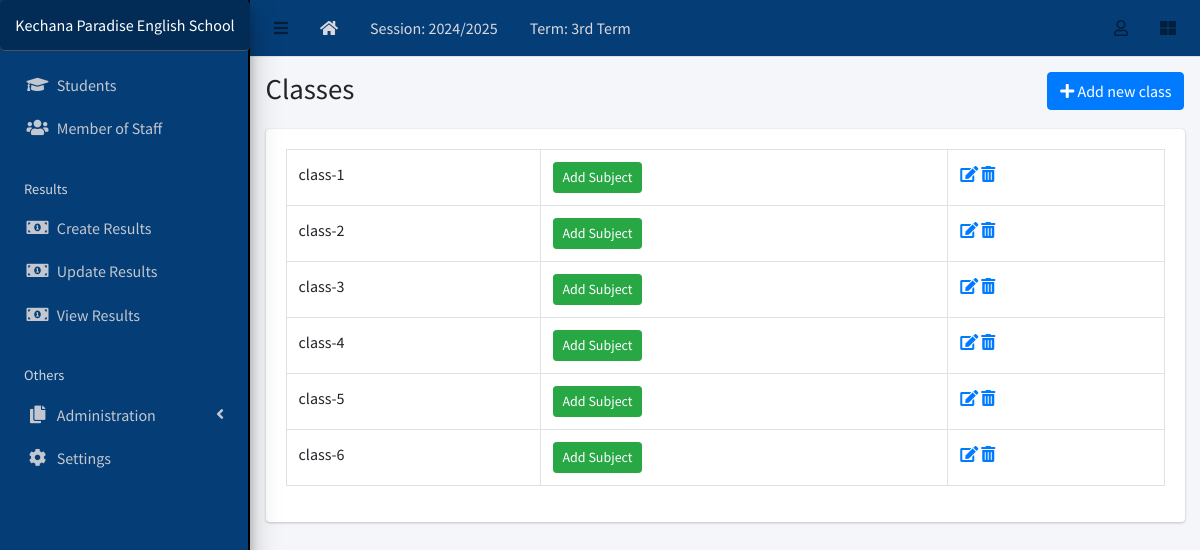
Screenshot of /class/list/ (signed in) with the database file from the repository.
### apps/corecode/models.py (models this page shows, shortened)
class AcademicSession(models.Model):
    name = models.CharField(max_length=200, unique=True)
    current = models.BooleanField(default=True)
    class Meta:
        ordering = ["-name"]

class AcademicTerm(models.Model):
    name = models.CharField(max_length=20, unique=True)
    current = models.BooleanField(default=True)
    class Meta:
        ordering = ["name"]

class SiteConfig(models.Model):
    key = models.SlugField()
    value = models.CharField(max_length=200)

class StudentClass(models.Model):
    name = models.CharField(max_length=200, unique=True)
    class Meta:
        verbose_name = "Class"
        verbose_name_plural = "Classes"
        ordering = ["name"]
    def __str__(self):
        return self.name

### apps/corecode/views.py (the view)
# urls.py: path("class/list/", ClassListView.as_view(), name="classes"),
class ClassListView(LoginRequiredMixin, SuccessMessageMixin, ListView):
    model = StudentClass
    template_name = "corecode/class_list.html"
    def get_context_data(self, **kwargs):
        context = super().get_context_data(**kwargs)
        context["form"] = StudentClassForm()
        return context

### apps/corecode/context_processors.py (called while the page is built)
def site_defaults(request):
    current_session = AcademicSession.objects.get(current=True)
    current_term = AcademicTerm.objects.get(current=True)
    vals = SiteConfig.objects.all()
    contexts = {
        "current_session": current_session.name,
        "current_term": current_term.name,
    }
    for val in vals:
        contexts[val.key] = val.value
    return contexts

### apps/corecode/templates/corecode/class_list.html (shortened to what this page needs)
{% extends 'base.html' %}
{% load widget_tweaks %}
{% block title %}
Classes
{% endblock title %}
{% block breadcrumb %}
  <a class="btn btn-primary" href="#" data-toggle="modal" data-target="#modal1">
    <i class="fa fa-plus"></i>
    Add new class
  </a>
{% endblock breadcrumb %}
{% block content %}
  <div class="row">
    <div class="col-sm-12">
        <table class="table table-bordered">
          <tbody>
            {% for object in object_list %}
            <tr>
              <td>{{ object }}</td>
              <td>
                <a href="{% url 'assign_subjects' %}?class_id={{ object.id }}">
                    <button class="btn btn-sm btn-success">Add Subject</button>
                </a>
            </td>
              <td><a href="{% url 'class-update' object.id %}"><i
                    class="fa fa-edit"></i></a> <a
                  href="{% url 'class-delete' object.id %}"><i
                    class="fa fa-trash-alt"></i></a></td>
            </tr>
            {% endfor %}
          </tbody>
        </table>
    </div>
  </div>
{% endblock content %}

### templates/base.html (shortened to what this page needs)
{% load static %}
<!DOCTYPE html>
<html lang="en">
<head>
  <link rel="stylesheet" href="{% static 'plugins/fontawesome-free/css/all.min.css' %}">
  <link rel="stylesheet" href="{% static 'plugins/toastr/toastr.min.css' %}">
  <link rel="stylesheet"
    href="{% static 'plugins/overlayScrollbars/css/OverlayScrollbars.min.css' %}">
  <link rel="stylesheet" href="{% static 'plugins/Datatables/datatables.min.css' %}" />
  <link rel="stylesheet" href="{% static 'dist/css/adminlte.min.css' %}">
<link rel="stylesheet" href="https://cdn.datatables.net/buttons/2.2.3/css/buttons.dataTables.min.css" />
</head>
<body
  class="hold-transition sidebar-mini layout-fixed layout-navbar-fixed layout-footer-fixed">
  <div class="wrapper">
    <nav class="main-header navbar navbar-expand navbar-white navbar-light">
      <ul class="navbar-nav">
        <li class="nav-item">
          <a class="nav-link" data-widget="pushmenu" href="#" role="button"><i
              class="fas fa-bars"></i></a>
        </li>
        <li class="nav-item d-none d-sm-inline-block">
          <a href="{% url 'home' %} " class="nav-link" style="color: rgb(218, 216, 222);"><i class="fa fa-home"></i></a>
        </li>
        <li class="nav-item d-none d-sm-inline-block">
          <a href="{% url 'current-session' %}" class="nav-link" style="color: rgb(218, 216, 222);">Session: {{ current_session }}</a>
        </li>
        <li class="nav-item d-none d-sm-inline-block">
          <a href="{% url 'current-session' %}" class="nav-link" style="color: rgb(218, 216, 222);">Term: {{ current_term }}</a>
        </li>
      </ul>
      <ul class="navbar-nav ml-auto" style="color: rgb(218, 216, 222);">
        <li class="nav-item dropdown">
          <a class="nav-link" data-toggle="dropdown" href="#">
            <i class="far fa-user"></i>
          </a>
        </li>
        <li class="nav-item">
          <a class="nav-link" data-widget="control-sidebar" data-slide="true"
            href="#" role="button"><i class="fas fa-th-large"></i></a>
        </li>
      </ul>
    </nav>
    <aside class="main-sidebar sidebar-dark-primary elevation-4" >
      <a href="{% url 'home' %}" class="brand-link" style="background-color:rgb(2, 44, 85); color: white; padding: 13px; text-align: center; border-radius: 5px; font-size: 16px;">
        {{ school_name | default:"MySchool" }}
      </a>
      <div class="sidebar">
        <nav class="mt-2">
          <ul class="nav nav-pills nav-sidebar flex-column"
            data-widget="treeview" role="menu" data-accordion="false">
            <li class="nav-item">
              <a href="{% url 'student-list' %}" class="nav-link">
                <i class="nav-icon fas fa-graduation-cap"></i>
                <p>
                  Students
                </p>
              </a>
            </li>
            <li class="nav-item">
              <a href="{% url 'staff-list' %}" class="nav-link">
                <i class="nav-icon fas fa-users"></i>
                <p>
                  Member of Staff
                </p>
              </a>
            </li>
            <li class="nav-header">Results</li>
            <li class="nav-item">
              <a href="{% url 'create-result' %}" class="nav-link">
                <i class="nav-icon fas fa-money-bill-alt"></i>
                <p>
                  Create Results
                </p>
              </a>
            </li>
            <li class="nav-item">
              <a href="{% url 'edit-results' %}" class="nav-link">
                <i class="nav-icon fas fa-money-bill-alt"></i>
                <p>
                  Update Results
                </p>
              </a>
            </li>
            <li class="nav-item">
              <a href="{% url 'view-results' %}" class="nav-link">
                <i class="nav-icon fas fa-money-bill-alt"></i>
                <p>
                  View Results
                </p>
              </a>
            </li>
            <li class="nav-header">Others</li>
            <li class="nav-item has-treeview">
              <a href="#" class="nav-link">
                <i class="nav-icon fas fa-copy"></i>
                <p>
                  Administration
                  <i class="fas fa-angle-left right"></i>
                </p>
              </a>
            </li>
            <li class="nav-item">
              <a href="{% url 'configs' %}" class="nav-link">
                <i class="nav-icon fas fa-cog"></i>
                <p>
                  Settings
                </p>
              </a>
            </li>
          </ul>
        </nav>
      </div>
    </aside>
    <div class="content-wrapper">
      <section class="content-header">
        <div class="container-fluid">
          <div class="row mb-1">
            <div class="col-sm-8">
              <h1>{% block title %}{% endblock title %}</h1>
            </div>
            <div class="col-sm-4">
              <ol class="breadcrumb float-sm-right">
                <li class="breadcrumb-item">{% block breadcrumb %}{% endblock breadcrumb %}</li>
              </ol>
            </div>
          </div>
        </div>
      </section>
      <section class="content">
        <div class="container-fluid">
          <div class="row">
            <div class="col-md-12">
              {% block fullcard %}
              <div class="card">
                <div class="card-body">
                  <div class="row">
                    <div class="col">
                      {% block content %}
                      {% endblock content %}
                    </div>
                  </div>
                </div>
              </div>
              {% endblock fullcard %}
            </div>
          </div>
        </div>
      </section>
    </div>
  </div>
</body>
</html>

### templates/base.html (style rules this page uses)
.main-sidebar { background-color:rgb(5, 61, 118); border-right: 2px solid black; }
.main-header { background-color:rgb(5, 61, 118); color: rgb(218, 216, 222); }

### rows the page displays
AcademicSession: name "2024/2025"
AcademicTerm: name "3rd Term"
SiteConfig: value "Kechana Paradise English School"
StudentClass: name "class-1"
StudentClass: name "class-2"
StudentClass: name "class-3"
StudentClass: name "class-4"
StudentClass: name "class-5"
StudentClass: name "class-6"
